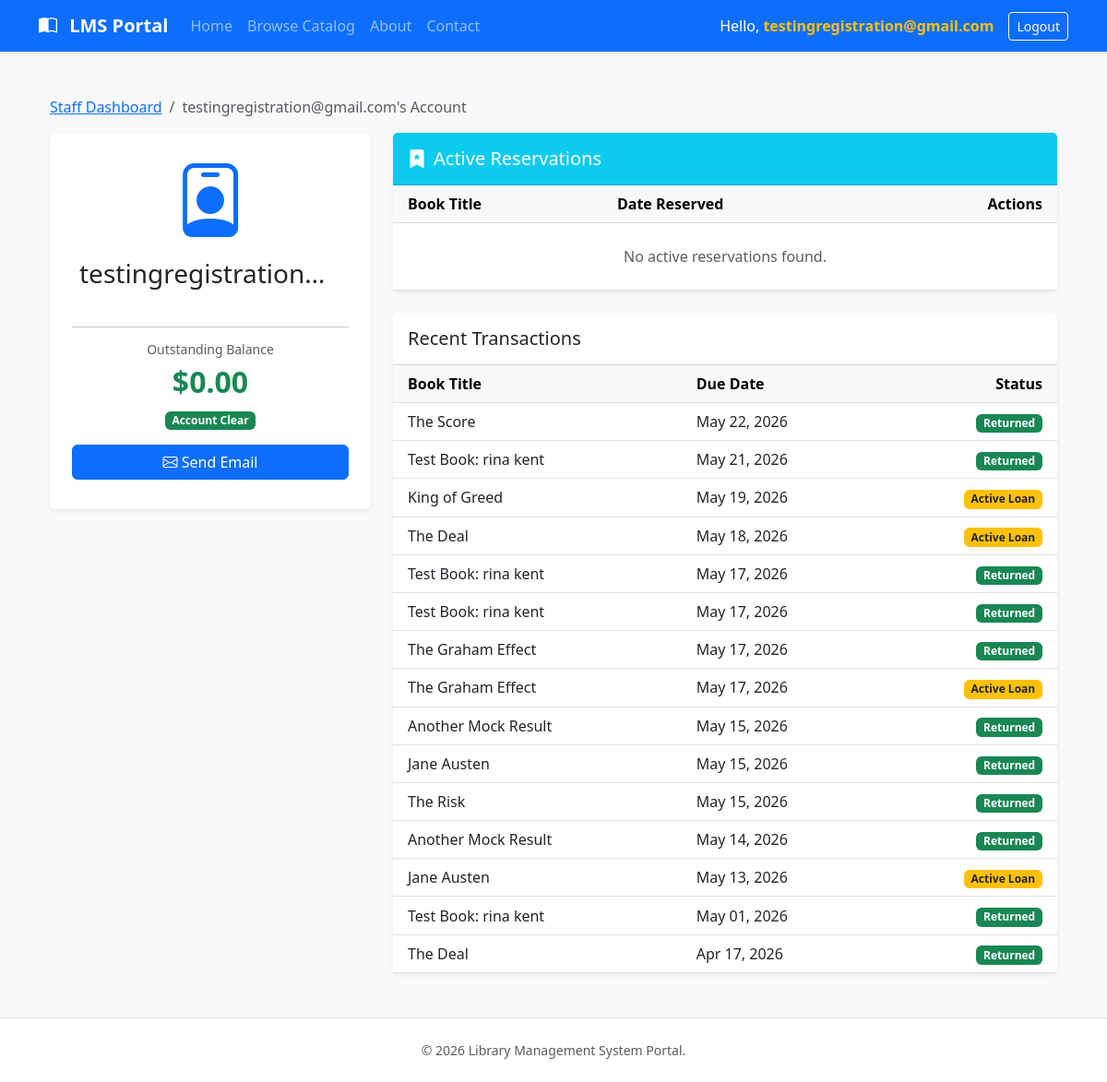
Page /patron/3/ (signed in) on the committed database.
### catalog/models.py (models this page shows, shortened)
class Loan(models.Model):
    book = models.ForeignKey(Book, on_delete=models.CASCADE)
    patron = models.ForeignKey(User, on_delete=models.CASCADE)
    checkout_date = models.DateField(auto_now_add=True)
    due_date = models.DateField()
    returned_date = models.DateField(null=True, blank=True)
    @property
    def is_overdue(self):
        return not self.returned_date and timezone.now().date() > self.due_date
    def calculate_fine(self):
        if self.is_overdue:
            overdue_days = (timezone.now().date() - self.due_date).days
            fine_rate = Decimal('0.25')  # $0.25 per day
            return Decimal(overdue_days) * fine_rate
        return Decimal('0.00')

class Book(models.Model):
    title = models.CharField(max_length=255)
    author = models.CharField(max_length=255)
    isbn = models.CharField(max_length=13, unique=True)
    genre = models.CharField(max_length=100, blank=True, null=True)
    total_copies = models.IntegerField(default=1)
    available_copies = models.IntegerField(default=1)

### catalog/views.py (the view)
# urls.py: path('patron/<int:pk>/', patron_detail, name='patron_detail'),
@login_required
def patron_detail(request, pk):
    patron = get_object_or_404(User, pk=pk)
    transactions = Loan.objects.filter(patron=patron).order_by('-due_date')
    total_fines = sum(
        loan.calculate_fine() for loan in transactions if not loan.returned_date
    )
    return render(request, 'patron_detail.html', {
        'patron': patron,
        'transactions': transactions,
        'total_fines': total_fines,
    })

### catalog/templates/patron_detail.html (shortened to what this page needs)
{% extends 'base.html' %}
{% block content %}
<div class="container mt-4">
    <nav aria-label="breadcrumb">
        <ol class="breadcrumb">
            <li class="breadcrumb-item"><a href="{% url 'staff_dashboard' %}">Staff Dashboard</a></li>
            <li class="breadcrumb-item active">{{ patron.username }}'s Account</li>
        </ol>
    </nav>
    <div class="row">
        <div class="col-md-4">
            <div class="card border-0 shadow-sm text-center p-4 mb-4">
                <div class="display-1 text-primary mb-3">
                    <i class="bi bi-person-badge"></i>
                </div>
                <h3 class="text-truncate px-2">{{ patron.username }}</h3>
                <hr>
                <div class="mb-3">
                    <h6 class="text-muted small">Outstanding Balance</h6>
                    {% if total_fines > 0 %}
                    <h2 class="text-danger fw-bold">${{ total_fines|stringformat:".2f" }}</h2>
                    <div class="alert alert-danger py-1 small">Account Restricted</div>
                    {% else %}
                    <h2 class="text-success fw-bold">$0.00</h2>
                    <span class="badge bg-success">Account Clear</span>
                    {% endif %}
                </div>
                <a href="mailto:{{ patron.email }}" class="btn btn-primary w-100 mb-2">
                    <i class="bi bi-envelope"></i>
                    {% if total_fines > 0 %}
                    Send Overdue Notice
                    {% else %}
                    Send Email
                    {% endif %}
                </a>
            </div>
        </div>
        <div class="col-md-8">
            <div class="card border-0 shadow-sm mb-4">
                <div class="card-header bg-info text-white py-3">
                    <h5 class="mb-0"><i class="bi bi-bookmark-star-fill me-2"></i>Active Reservations</h5>
                </div>
                <div class="card-body p-0">
                    <table class="table align-middle mb-0">
                        <thead class="table-light">
                            <tr>
                                <th class="ps-3">Book Title</th>
                                <th>Date Reserved</th>
                                <th class="text-end pe-3">Actions</th>
                            </tr>
                        </thead>
                        <tbody>
                            {% for res in patron.reservation_set.all %}
                            <tr>
                                <td class="ps-3 fw-bold">{{ res.book.title }}</td>
                                <td>{{ res.reserved_at|date:"M d, Y" }}</td>
                                <td class="text-end pe-3">
                                    <div class="btn-group">
                                        <a href="{% url 'convert_reservation_to_loan' res.id %}"
                                            class="btn btn-sm btn-success">
                                            Issue Loan
                                        </a>
                                        <a href="{% url 'remove_reservation' res.id %}"
                                            class="btn btn-sm btn-outline-danger"
                                            onclick="return confirm('Cancel this reservation?')">
                                            Cancel
                                        </a>
                                    </div>
                                </td>
                            </tr>
                            {% empty %}
                            <tr>
                                <td colspan="3" class="text-center text-muted py-4">No active reservations found.</td>
                            </tr>
                            {% endfor %}
                        </tbody>
                    </table>
                </div>
            </div>
            <div class="card border-0 shadow-sm">
                <div class="card-header bg-white py-3">
                    <h5 class="mb-0">Recent Transactions</h5>
                </div>
                <div class="card-body p-0">
                    <div class="table-responsive">
                        <table class="table table-hover align-middle mb-0">
                            <thead class="table-light">
                                <tr>
                                    <th class="ps-3">Book Title</th>
                                    <th>Due Date</th>
                                    <th class="text-end pe-3">Status</th>
                                </tr>
                            </thead>
                            <tbody>
                                {% for loan in transactions %}
                                <tr class="{% if loan.is_overdue and not loan.returned_date %}table-danger{% endif %}">
                                    <td class="ps-3">{{ loan.book.title }}</td>
                                    <td>{{ loan.due_date|date:"M d, Y" }}</td>
                                    <td class="text-end pe-3">
                                        {% if loan.returned_date %}
                                        <span class="badge bg-success">Returned</span>
                                        {% elif loan.is_overdue %}
                                        <span class="badge bg-danger">OVERDUE</span>
                                        {% else %}
                                        <span class="badge bg-warning text-dark">Active Loan</span>
                                        {% endif %}
                                    </td>
                                </tr>
                                {% empty %}
                                <tr>
                                    <td colspan="3" class="text-center text-muted py-5">No transaction history found.
                                    </td>
                                </tr>
                                {% endfor %}
                            </tbody>
                        </table>
                    </div>
                </div>
            </div>
        </div>
    </div>
</div>
{% endblock %}

### catalog/templates/base.html (shortened to what this page needs)
<!DOCTYPE html>
<html lang="en">
<head>
    <link href="https://cdn.jsdelivr.net/npm/bootstrap@5.3.0/dist/css/bootstrap.min.css" rel="stylesheet">
    <link rel="stylesheet" href="https://cdn.jsdelivr.net/npm/bootstrap-icons@1.11.0/font/bootstrap-icons.css">
</head>
<body class="bg-light">
    <nav class="navbar navbar-expand-lg navbar-dark bg-primary shadow-sm mb-4">
        <div class="container">
            <a class="navbar-brand fw-bold" href="{% url 'home' %}">
                <i class="bi bi-book-half"></i> LMS Portal
            </a>
            <div class="collapse navbar-collapse" id="navbarNav">
                <ul class="navbar-nav me-auto">
                    <li class="nav-item">
                        {% if user.is_staff %}
                        <a class="nav-link" href="{% url 'staff_dashboard' %}">Home</a>
                        {% else %}
                        <a class="nav-link" href="{% url 'home' %}">Home</a>
                        {% endif %}
                    </li>
                    <li class="nav-item">
                        <a class="nav-link" href="{% url 'browse_books' %}">Browse Catalog</a>
                    </li>
                    {% if user.is_staff %}
                    <li class="nav-item">
                        <a class="nav-link" href="{% url 'customer_directory' %}">Customer Directory</a>
                    </li>
                    {% else %}
                    <li class="nav-item">
                        <a class="nav-link" href="{% url 'about' %}">About</a>
                    </li>
                    <li class="nav-item">
                        <a class="nav-link" href="{% url 'contact' %}">Contact</a>
                    </li>
                    {% endif %}
                </ul>
                <div class="d-flex align-items-center gap-2">
                    {% if user.is_authenticated %}
                    <span class="navbar-text text-white me-2 d-none d-lg-inline">
                        Hello, <strong class="text-warning">{{ user.username }}</strong>
                    </span>
                    <a class="btn btn-outline-light btn-sm" href="{% url 'logout_view' %}">Logout</a>
                    {% else %}
                    <a class="nav-link text-white me-2" href="{% url 'login' %}">Login</a>
                    <a class="btn btn-light btn-sm fw-bold" href="{% url 'registration' %}">Sign Up</a>
                    {% endif %}
                </div>
            </div>
        </div>
    </nav>
    <main class="container">
        {% block content %}{% endblock %}
    </main>
    <footer class="py-4 bg-white border-top mt-5">
        <div class="container text-center">
            <p class="text-muted mb-0 small">&copy; 2026 Library Management System Portal.
            </p>
        </div>
    </footer>
</body>
</html>

### catalog/templates/base.html (style rules this page uses)
body { display: flex; flex-direction: column; min-height: 100vh; }
main { flex: 1; }
.navbar-brand i { margin-right: 8px; }

### rows in the picture
Loan: book "The Score", due_date "May 22, 2026", returned_date "Returned"
Loan: book "Test Book: rina kent", due_date "May 21, 2026", returned_date "Returned"
Loan: book "King of Greed", due_date "May 19, 2026", shows "Active Loan"
Loan: book "The Deal", due_date "May 18, 2026", shows "Active Loan"
Loan: book "Test Book: rina kent", due_date "May 17, 2026", returned_date "Returned"
Loan: book "Test Book: rina kent", due_date "May 17, 2026", returned_date "Returned"
Loan: book "The Graham Effect", due_date "May 17, 2026", returned_date "Returned"
Loan: book "The Graham Effect", due_date "May 17, 2026", shows "Active Loan"
Loan: book "Another Mock Result", due_date "May 15, 2026", returned_date "Returned"
Loan: book "Jane Austen", due_date "May 15, 2026", returned_date "Returned"
Loan: book "The Risk", due_date "May 15, 2026", returned_date "Returned"
Loan: book "Another Mock Result", due_date "May 14, 2026", returned_date "Returned"
Loan: book "Jane Austen", due_date "May 13, 2026", shows "Active Loan"
Loan: book "Test Book: rina kent", due_date "May 01, 2026", returned_date "Returned"
Loan: book "The Deal", due_date "Apr 17, 2026", returned_date "Returned"

### other values in the picture
{{ user.username }} "testingregistration@gmail.com"
{{ patron.username }} "testingregistration@gmail.com"
{{ patron.username }} "testingregistration…"
